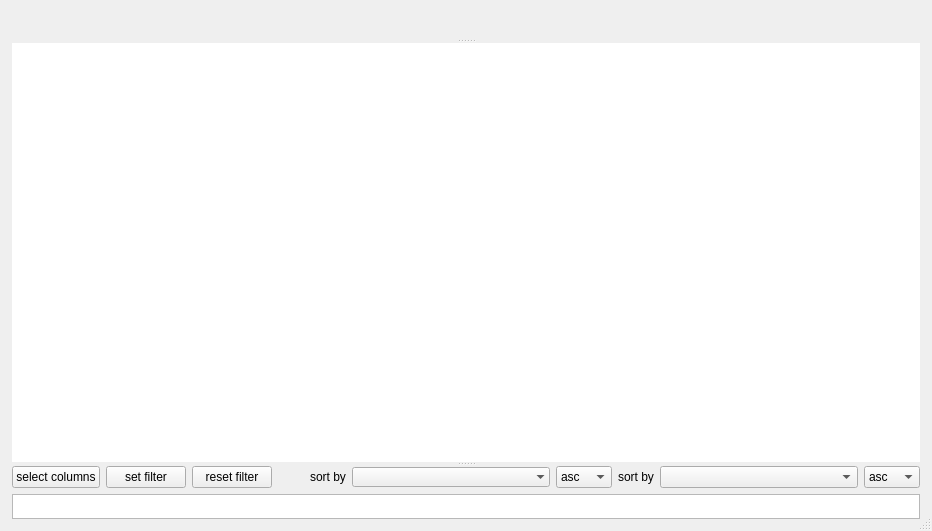
<?xml version="1.0" encoding="UTF-8"?>
<ui version="4.0">
 <class>_Sqlite3TableExplorer</class>
 <widget class="QDialog" name="_Sqlite3TableExplorer">
  <property name="geometry">
   <rect>
    <x>0</x>
    <y>0</y>
    <width>932</width>
    <height>531</height>
   </rect>
  </property>
  <property name="sizePolicy">
   <sizepolicy hsizetype="Preferred" vsizetype="Preferred">
    <horstretch>0</horstretch>
    <verstretch>0</verstretch>
   </sizepolicy>
  </property>
  <property name="windowTitle">
   <string>Dialog</string>
  </property>
  <property name="sizeGripEnabled">
   <bool>true</bool>
  </property>
  <layout class="QVBoxLayout" name="verticalLayout">
   <property name="spacing">
    <number>-1</number>
   </property>
   <property name="leftMargin">
    <number>12</number>
   </property>
   <property name="topMargin">
    <number>5</number>
   </property>
   <property name="rightMargin">
    <number>12</number>
   </property>
   <property name="bottomMargin">
    <number>12</number>
   </property>
   <item>
    <widget class="QSplitter" name="splitter">
     <property name="sizePolicy">
      <sizepolicy hsizetype="Preferred" vsizetype="Preferred">
       <horstretch>0</horstretch>
       <verstretch>1</verstretch>
      </sizepolicy>
     </property>
     <property name="orientation">
      <enum>Qt::Vertical</enum>
     </property>
     <property name="opaqueResize">
      <bool>true</bool>
     </property>
     <widget class="QFrame" name="plot_frame">
      <property name="enabled">
       <bool>true</bool>
      </property>
      <property name="sizePolicy">
       <sizepolicy hsizetype="Preferred" vsizetype="Expanding">
        <horstretch>0</horstretch>
        <verstretch>1</verstretch>
       </sizepolicy>
      </property>
      <property name="frameShape">
       <enum>QFrame::NoFrame</enum>
      </property>
      <property name="frameShadow">
       <enum>QFrame::Raised</enum>
      </property>
      <layout class="QHBoxLayout" name="horizontalLayout_2">
       <property name="leftMargin">
        <number>5</number>
       </property>
       <property name="topMargin">
        <number>5</number>
       </property>
       <property name="rightMargin">
        <number>5</number>
       </property>
       <property name="bottomMargin">
        <number>5</number>
       </property>
       <item>
        <widget class="EicPlottingWidget" name="eic_plotter" native="true">
         <property name="sizePolicy">
          <sizepolicy hsizetype="Expanding" vsizetype="Minimum">
           <horstretch>0</horstretch>
           <verstretch>0</verstretch>
          </sizepolicy>
         </property>
         <property name="minimumSize">
          <size>
           <width>0</width>
           <height>0</height>
          </size>
         </property>
        </widget>
       </item>
       <item>
        <widget class="QFrame" name="frame">
         <property name="sizePolicy">
          <sizepolicy hsizetype="Expanding" vsizetype="Minimum">
           <horstretch>0</horstretch>
           <verstretch>1</verstretch>
          </sizepolicy>
         </property>
         <property name="frameShape">
          <enum>QFrame::NoFrame</enum>
         </property>
         <property name="frameShadow">
          <enum>QFrame::Plain</enum>
         </property>
         <layout class="QVBoxLayout" name="verticalLayout_3">
          <item>
           <widget class="IntegrationWidget" name="integration_widget" native="true">
            <property name="sizePolicy">
             <sizepolicy hsizetype="Preferred" vsizetype="Fixed">
              <horstretch>0</horstretch>
              <verstretch>0</verstretch>
             </sizepolicy>
            </property>
            <property name="minimumSize">
             <size>
              <width>0</width>
              <height>0</height>
             </size>
            </property>
           </widget>
          </item>
          <item>
           <widget class="ChooseSpectraWidget" name="choose_spectra_widget" native="true">
            <property name="sizePolicy">
             <sizepolicy hsizetype="Preferred" vsizetype="Fixed">
              <horstretch>0</horstretch>
              <verstretch>0</verstretch>
             </sizepolicy>
            </property>
            <property name="minimumSize">
             <size>
              <width>0</width>
              <height>0</height>
             </size>
            </property>
            <property name="baseSize">
             <size>
              <width>0</width>
              <height>100</height>
             </size>
            </property>
           </widget>
          </item>
         </layout>
        </widget>
       </item>
       <item>
        <widget class="MzPlottingWidget" name="mz_plotter" native="true">
         <property name="sizePolicy">
          <sizepolicy hsizetype="Expanding" vsizetype="Minimum">
           <horstretch>0</horstretch>
           <verstretch>0</verstretch>
          </sizepolicy>
         </property>
         <property name="minimumSize">
          <size>
           <width>0</width>
           <height>0</height>
          </size>
         </property>
        </widget>
       </item>
      </layout>
     </widget>
     <widget class="QTableView" name="table_view">
      <property name="sizePolicy">
       <sizepolicy hsizetype="Expanding" vsizetype="Preferred">
        <horstretch>0</horstretch>
        <verstretch>10</verstretch>
       </sizepolicy>
      </property>
      <property name="locale">
       <locale language="English" country="UnitedStates"/>
      </property>
      <property name="frameShape">
       <enum>QFrame::NoFrame</enum>
      </property>
      <property name="frameShadow">
       <enum>QFrame::Plain</enum>
      </property>
      <property name="lineWidth">
       <number>0</number>
      </property>
      <property name="autoScroll">
       <bool>true</bool>
      </property>
      <property name="dragEnabled">
       <bool>true</bool>
      </property>
      <property name="alternatingRowColors">
       <bool>true</bool>
      </property>
      <property name="selectionBehavior">
       <enum>QAbstractItemView::SelectRows</enum>
      </property>
      <property name="verticalScrollMode">
       <enum>QAbstractItemView::ScrollPerItem</enum>
      </property>
      <property name="horizontalScrollMode">
       <enum>QAbstractItemView::ScrollPerPixel</enum>
      </property>
      <property name="gridStyle">
       <enum>Qt::NoPen</enum>
      </property>
      <property name="sortingEnabled">
       <bool>false</bool>
      </property>
      <property name="cornerButtonEnabled">
       <bool>true</bool>
      </property>
      <attribute name="horizontalHeaderCascadingSectionResizes">
       <bool>false</bool>
      </attribute>
      <attribute name="horizontalHeaderMinimumSectionSize">
       <number>100</number>
      </attribute>
      <attribute name="horizontalHeaderStretchLastSection">
       <bool>true</bool>
      </attribute>
     </widget>
     <widget class="QFrame" name="buttons_frame">
      <property name="sizePolicy">
       <sizepolicy hsizetype="Expanding" vsizetype="Preferred">
        <horstretch>0</horstretch>
        <verstretch>1</verstretch>
       </sizepolicy>
      </property>
      <property name="frameShape">
       <enum>QFrame::NoFrame</enum>
      </property>
      <property name="frameShadow">
       <enum>QFrame::Plain</enum>
      </property>
      <layout class="QGridLayout" name="gridLayout">
       <property name="leftMargin">
        <number>0</number>
       </property>
       <property name="topMargin">
        <number>0</number>
       </property>
       <property name="rightMargin">
        <number>0</number>
       </property>
       <property name="bottomMargin">
        <number>0</number>
       </property>
       <item row="0" column="10">
        <widget class="QComboBox" name="second_sort_order">
         <property name="sizePolicy">
          <sizepolicy hsizetype="Minimum" vsizetype="Fixed">
           <horstretch>0</horstretch>
           <verstretch>0</verstretch>
          </sizepolicy>
         </property>
         <item>
          <property name="text">
           <string>asc</string>
          </property>
         </item>
         <item>
          <property name="text">
           <string>desc</string>
          </property>
         </item>
        </widget>
       </item>
       <item row="0" column="7">
        <widget class="QComboBox" name="first_sort_order">
         <property name="sizePolicy">
          <sizepolicy hsizetype="Minimum" vsizetype="Fixed">
           <horstretch>0</horstretch>
           <verstretch>0</verstretch>
          </sizepolicy>
         </property>
         <item>
          <property name="text">
           <string>asc</string>
          </property>
         </item>
         <item>
          <property name="text">
           <string>desc</string>
          </property>
         </item>
        </widget>
       </item>
       <item row="0" column="3">
        <spacer name="horizontalSpacer_2">
         <property name="sizePolicy">
          <sizepolicy hsizetype="Fixed" vsizetype="Minimum">
           <horstretch>0</horstretch>
           <verstretch>0</verstretch>
          </sizepolicy>
         </property>
         <property name="orientation">
          <enum>Qt::Horizontal</enum>
         </property>
         <property name="sizeType">
          <enum>QSizePolicy::Fixed</enum>
         </property>
         <property name="sizeHint" stdset="0">
          <size>
           <width>20</width>
           <height>20</height>
          </size>
         </property>
        </spacer>
       </item>
       <item row="0" column="2">
        <widget class="QPushButton" name="reset_filter_button">
         <property name="sizePolicy">
          <sizepolicy hsizetype="Minimum" vsizetype="Fixed">
           <horstretch>0</horstretch>
           <verstretch>0</verstretch>
          </sizepolicy>
         </property>
         <property name="text">
          <string>reset filter</string>
         </property>
         <property name="autoDefault">
          <bool>false</bool>
         </property>
        </widget>
       </item>
       <item row="0" column="9">
        <widget class="QComboBox" name="second_sort_field">
         <property name="sizePolicy">
          <sizepolicy hsizetype="MinimumExpanding" vsizetype="Fixed">
           <horstretch>0</horstretch>
           <verstretch>0</verstretch>
          </sizepolicy>
         </property>
        </widget>
       </item>
       <item row="0" column="5">
        <widget class="QLabel" name="label">
         <property name="sizePolicy">
          <sizepolicy hsizetype="Preferred" vsizetype="Fixed">
           <horstretch>0</horstretch>
           <verstretch>0</verstretch>
          </sizepolicy>
         </property>
         <property name="text">
          <string>sort by</string>
         </property>
        </widget>
       </item>
       <item row="0" column="6">
        <widget class="QComboBox" name="first_sort_field">
         <property name="sizePolicy">
          <sizepolicy hsizetype="MinimumExpanding" vsizetype="Fixed">
           <horstretch>0</horstretch>
           <verstretch>0</verstretch>
          </sizepolicy>
         </property>
         <property name="frame">
          <bool>false</bool>
         </property>
        </widget>
       </item>
       <item row="0" column="0">
        <widget class="QPushButton" name="visible_columns_button">
         <property name="sizePolicy">
          <sizepolicy hsizetype="Minimum" vsizetype="Fixed">
           <horstretch>0</horstretch>
           <verstretch>0</verstretch>
          </sizepolicy>
         </property>
         <property name="autoDefault">
          <bool>false</bool>
         </property>
         <property name="focusPolicy">
          <enum>Qt::TabFocus</enum>
         </property>
         <property name="text">
          <string>select columns</string>
         </property>
         <property name="default">
          <bool>false</bool>
         </property>
         <property name="flat">
          <bool>false</bool>
         </property>
        </widget>
       </item>
       <item row="0" column="1">
        <widget class="QPushButton" name="filter_button">
         <property name="sizePolicy">
          <sizepolicy hsizetype="Minimum" vsizetype="Fixed">
           <horstretch>0</horstretch>
           <verstretch>0</verstretch>
          </sizepolicy>
         </property>
         <property name="autoDefault">
          <bool>false</bool>
         </property>
         <property name="text">
          <string>set filter</string>
         </property>
         <property name="default">
          <bool>false</bool>
         </property>
        </widget>
       </item>
       <item row="0" column="8">
        <widget class="QLabel" name="label_2">
         <property name="sizePolicy">
          <sizepolicy hsizetype="Preferred" vsizetype="Fixed">
           <horstretch>0</horstretch>
           <verstretch>0</verstretch>
          </sizepolicy>
         </property>
         <property name="text">
          <string>sort by</string>
         </property>
        </widget>
       </item>
       <item row="1" column="0" colspan="11">
        <widget class="QTextEdit" name="current_filter">
         <property name="sizePolicy">
          <sizepolicy hsizetype="Expanding" vsizetype="Minimum">
           <horstretch>0</horstretch>
           <verstretch>1</verstretch>
          </sizepolicy>
         </property>
         <property name="minimumSize">
          <size>
           <width>0</width>
           <height>25</height>
          </size>
         </property>
         <property name="maximumSize">
          <size>
           <width>16777215</width>
           <height>16777</height>
          </size>
         </property>
         <property name="font">
          <font>
           <family>Courier New</family>
          </font>
         </property>
         <property name="frameShadow">
          <enum>QFrame::Plain</enum>
         </property>
         <property name="verticalScrollBarPolicy">
          <enum>Qt::ScrollBarAsNeeded</enum>
         </property>
        </widget>
       </item>
      </layout>
     </widget>
    </widget>
   </item>
  </layout>
 </widget>
 <customwidgets>
  <customwidget>
   <class>EicPlottingWidget</class>
   <extends>QWidget</extends>
   <header location="global">eic_plotting_widget</header>
   <container>1</container>
  </customwidget>
  <customwidget>
   <class>MzPlottingWidget</class>
   <extends>QWidget</extends>
   <header location="global">mz_plotting_widget</header>
   <container>1</container>
  </customwidget>
  <customwidget>
   <class>IntegrationWidget</class>
   <extends>QWidget</extends>
   <header location="global">widgets/integration_widget</header>
   <container>1</container>
  </customwidget>
  <customwidget>
   <class>ChooseSpectraWidget</class>
   <extends>QWidget</extends>
   <header location="global">widgets/choose_spectra_widget</header>
   <container>1</container>
  </customwidget>
 </customwidgets>
 <resources/>
 <connections/>
</ui>
